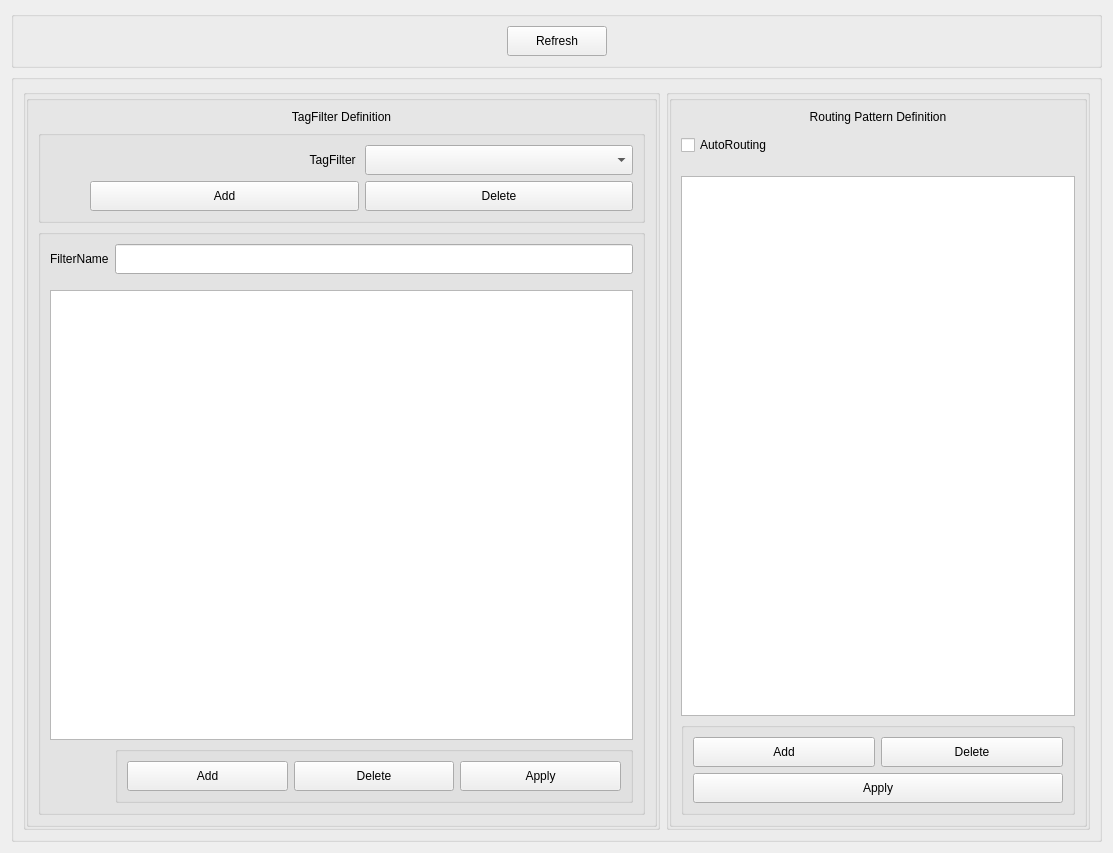
<?xml version="1.0" encoding="UTF-8"?>
<ui version="4.0">
 <class>AutoRouting</class>
 <widget class="QWidget" name="AutoRouting">
  <property name="geometry">
   <rect>
    <x>0</x>
    <y>0</y>
    <width>1113</width>
    <height>853</height>
   </rect>
  </property>
  <property name="windowTitle">
   <string>Form</string>
  </property>
  <layout class="QVBoxLayout" name="verticalLayout_6">
   <item>
    <widget class="QGroupBox" name="groupBox_9">
     <property name="maximumSize">
      <size>
       <width>16777215</width>
       <height>70</height>
      </size>
     </property>
     <property name="title">
      <string/>
     </property>
     <layout class="QGridLayout" name="gridLayout_4">
      <item row="0" column="1">
       <widget class="QPushButton" name="pBARRefresh">
        <property name="minimumSize">
         <size>
          <width>100</width>
          <height>30</height>
         </size>
        </property>
        <property name="text">
         <string>Refresh</string>
        </property>
       </widget>
      </item>
      <item row="0" column="0">
       <spacer name="horizontalSpacer_2">
        <property name="orientation">
         <enum>Qt::Horizontal</enum>
        </property>
        <property name="sizeHint" stdset="0">
         <size>
          <width>40</width>
          <height>20</height>
         </size>
        </property>
       </spacer>
      </item>
      <item row="0" column="2">
       <spacer name="horizontalSpacer_3">
        <property name="orientation">
         <enum>Qt::Horizontal</enum>
        </property>
        <property name="sizeHint" stdset="0">
         <size>
          <width>40</width>
          <height>20</height>
         </size>
        </property>
       </spacer>
      </item>
     </layout>
    </widget>
   </item>
   <item>
    <widget class="QGroupBox" name="groupBox_10">
     <property name="title">
      <string/>
     </property>
     <layout class="QHBoxLayout" name="horizontalLayout">
      <item>
       <widget class="QGroupBox" name="gARSet1">
        <property name="sizePolicy">
         <sizepolicy hsizetype="Preferred" vsizetype="Preferred">
          <horstretch>3</horstretch>
          <verstretch>0</verstretch>
         </sizepolicy>
        </property>
        <property name="minimumSize">
         <size>
          <width>0</width>
          <height>0</height>
         </size>
        </property>
        <property name="maximumSize">
         <size>
          <width>16777215</width>
          <height>16777215</height>
         </size>
        </property>
        <property name="title">
         <string/>
        </property>
        <layout class="QVBoxLayout" name="verticalLayout">
         <property name="leftMargin">
          <number>0</number>
         </property>
         <property name="topMargin">
          <number>0</number>
         </property>
         <property name="rightMargin">
          <number>0</number>
         </property>
         <property name="bottomMargin">
          <number>0</number>
         </property>
         <item>
          <widget class="QGroupBox" name="groupBox_5">
           <property name="title">
            <string/>
           </property>
           <layout class="QVBoxLayout" name="verticalLayout_5">
            <item>
             <widget class="QLabel" name="label_4">
              <property name="text">
               <string>TagFilter Definition</string>
              </property>
              <property name="alignment">
               <set>Qt::AlignCenter</set>
              </property>
             </widget>
            </item>
            <item>
             <widget class="QGroupBox" name="groupBox_8">
              <property name="title">
               <string/>
              </property>
              <layout class="QGridLayout" name="gridLayout">
               <item row="0" column="1">
                <widget class="QLabel" name="label_2">
                 <property name="text">
                  <string>TagFilter </string>
                 </property>
                 <property name="alignment">
                  <set>Qt::AlignRight|Qt::AlignTrailing|Qt::AlignVCenter</set>
                 </property>
                </widget>
               </item>
               <item row="0" column="2">
                <widget class="QComboBox" name="cbBTagFilter">
                 <property name="minimumSize">
                  <size>
                   <width>0</width>
                   <height>30</height>
                  </size>
                 </property>
                </widget>
               </item>
               <item row="1" column="1">
                <widget class="QPushButton" name="pBAddFilter">
                 <property name="minimumSize">
                  <size>
                   <width>0</width>
                   <height>30</height>
                  </size>
                 </property>
                 <property name="text">
                  <string>Add</string>
                 </property>
                </widget>
               </item>
               <item row="1" column="2">
                <widget class="QPushButton" name="pBDeleteFilter">
                 <property name="minimumSize">
                  <size>
                   <width>0</width>
                   <height>30</height>
                  </size>
                 </property>
                 <property name="text">
                  <string>Delete</string>
                 </property>
                </widget>
               </item>
               <item row="0" column="0">
                <spacer name="horizontalSpacer">
                 <property name="orientation">
                  <enum>Qt::Horizontal</enum>
                 </property>
                 <property name="sizeType">
                  <enum>QSizePolicy::Preferred</enum>
                 </property>
                 <property name="sizeHint" stdset="0">
                  <size>
                   <width>40</width>
                   <height>20</height>
                  </size>
                 </property>
                </spacer>
               </item>
              </layout>
             </widget>
            </item>
            <item>
             <widget class="QGroupBox" name="gTagFilterList">
              <property name="title">
               <string/>
              </property>
              <layout class="QGridLayout" name="LayoutTagFilter">
               <item row="3" column="1" colspan="2">
                <widget class="QTableView" name="tbVFilterList"/>
               </item>
               <item row="0" column="1">
                <widget class="QLabel" name="label_3">
                 <property name="text">
                  <string>FilterName</string>
                 </property>
                </widget>
               </item>
               <item row="0" column="2">
                <widget class="QLineEdit" name="lEFilterName">
                 <property name="minimumSize">
                  <size>
                   <width>0</width>
                   <height>30</height>
                  </size>
                 </property>
                </widget>
               </item>
               <item row="5" column="2">
                <widget class="QGroupBox" name="groupBox_6">
                 <property name="title">
                  <string/>
                 </property>
                 <layout class="QHBoxLayout" name="horizontalLayout_2">
                  <item>
                   <widget class="QPushButton" name="pBAddEntry">
                    <property name="minimumSize">
                     <size>
                      <width>0</width>
                      <height>30</height>
                     </size>
                    </property>
                    <property name="text">
                     <string>Add</string>
                    </property>
                   </widget>
                  </item>
                  <item>
                   <widget class="QPushButton" name="pBDeleteEntry">
                    <property name="minimumSize">
                     <size>
                      <width>0</width>
                      <height>30</height>
                     </size>
                    </property>
                    <property name="text">
                     <string>Delete</string>
                    </property>
                   </widget>
                  </item>
                  <item>
                   <widget class="QPushButton" name="pBApplyEntry">
                    <property name="minimumSize">
                     <size>
                      <width>0</width>
                      <height>30</height>
                     </size>
                    </property>
                    <property name="text">
                     <string>Apply</string>
                    </property>
                   </widget>
                  </item>
                 </layout>
                </widget>
               </item>
               <item row="1" column="2">
                <spacer name="verticalSpacer">
                 <property name="orientation">
                  <enum>Qt::Vertical</enum>
                 </property>
                 <property name="sizeType">
                  <enum>QSizePolicy::Minimum</enum>
                 </property>
                 <property name="sizeHint" stdset="0">
                  <size>
                   <width>20</width>
                   <height>10</height>
                  </size>
                 </property>
                </spacer>
               </item>
              </layout>
             </widget>
            </item>
           </layout>
          </widget>
         </item>
        </layout>
       </widget>
      </item>
      <item>
       <widget class="QGroupBox" name="gARSet2">
        <property name="sizePolicy">
         <sizepolicy hsizetype="Expanding" vsizetype="Preferred">
          <horstretch>2</horstretch>
          <verstretch>0</verstretch>
         </sizepolicy>
        </property>
        <property name="minimumSize">
         <size>
          <width>0</width>
          <height>0</height>
         </size>
        </property>
        <property name="maximumSize">
         <size>
          <width>16777215</width>
          <height>16777215</height>
         </size>
        </property>
        <property name="title">
         <string/>
        </property>
        <layout class="QVBoxLayout" name="lyRemoteAEs">
         <property name="leftMargin">
          <number>0</number>
         </property>
         <property name="topMargin">
          <number>0</number>
         </property>
         <property name="rightMargin">
          <number>0</number>
         </property>
         <property name="bottomMargin">
          <number>0</number>
         </property>
         <item>
          <widget class="QGroupBox" name="gARList">
           <property name="title">
            <string/>
           </property>
           <layout class="QVBoxLayout" name="LayoutARList">
            <item>
             <widget class="QLabel" name="label">
              <property name="text">
               <string>Routing Pattern Definition</string>
              </property>
              <property name="alignment">
               <set>Qt::AlignCenter</set>
              </property>
             </widget>
            </item>
            <item>
             <widget class="QCheckBox" name="chBAutoRouting">
              <property name="minimumSize">
               <size>
                <width>0</width>
                <height>30</height>
               </size>
              </property>
              <property name="text">
               <string>AutoRouting</string>
              </property>
             </widget>
            </item>
            <item>
             <spacer name="verticalSpacer_2">
              <property name="orientation">
               <enum>Qt::Vertical</enum>
              </property>
              <property name="sizeType">
               <enum>QSizePolicy::Minimum</enum>
              </property>
              <property name="sizeHint" stdset="0">
               <size>
                <width>20</width>
                <height>10</height>
               </size>
              </property>
             </spacer>
            </item>
            <item>
             <widget class="QTableView" name="tbVAutoRoutingList"/>
            </item>
            <item>
             <widget class="QGroupBox" name="groupBox_7">
              <property name="title">
               <string/>
              </property>
              <layout class="QGridLayout" name="gridLayout_3">
               <item row="0" column="0">
                <widget class="QPushButton" name="pBAddRoutingAE">
                 <property name="minimumSize">
                  <size>
                   <width>0</width>
                   <height>30</height>
                  </size>
                 </property>
                 <property name="text">
                  <string>Add</string>
                 </property>
                </widget>
               </item>
               <item row="0" column="1">
                <widget class="QPushButton" name="pBDeleteRoutingAE">
                 <property name="minimumSize">
                  <size>
                   <width>0</width>
                   <height>30</height>
                  </size>
                 </property>
                 <property name="text">
                  <string>Delete</string>
                 </property>
                </widget>
               </item>
               <item row="1" column="0" colspan="2">
                <widget class="QPushButton" name="pBARApply">
                 <property name="minimumSize">
                  <size>
                   <width>0</width>
                   <height>30</height>
                  </size>
                 </property>
                 <property name="text">
                  <string>Apply</string>
                 </property>
                </widget>
               </item>
              </layout>
             </widget>
            </item>
           </layout>
          </widget>
         </item>
        </layout>
       </widget>
      </item>
     </layout>
    </widget>
   </item>
  </layout>
 </widget>
 <resources/>
 <connections>
  <connection>
   <sender>pBARApply</sender>
   <signal>clicked()</signal>
   <receiver>AutoRouting</receiver>
   <slot>onARPatApply()</slot>
   <hints>
    <hint type="sourcelabel">
     <x>996</x>
     <y>808</y>
    </hint>
    <hint type="destinationlabel">
     <x>340</x>
     <y>0</y>
    </hint>
   </hints>
  </connection>
  <connection>
   <sender>pBAddFilter</sender>
   <signal>clicked()</signal>
   <receiver>AutoRouting</receiver>
   <slot>onAddFilter()</slot>
   <hints>
    <hint type="sourcelabel">
     <x>436</x>
     <y>185</y>
    </hint>
    <hint type="destinationlabel">
     <x>283</x>
     <y>0</y>
    </hint>
   </hints>
  </connection>
  <connection>
   <sender>pBDeleteFilter</sender>
   <signal>clicked()</signal>
   <receiver>AutoRouting</receiver>
   <slot>onDeleteFilter()</slot>
   <hints>
    <hint type="sourcelabel">
     <x>635</x>
     <y>185</y>
    </hint>
    <hint type="destinationlabel">
     <x>401</x>
     <y>0</y>
    </hint>
   </hints>
  </connection>
  <connection>
   <sender>pBAddEntry</sender>
   <signal>clicked()</signal>
   <receiver>AutoRouting</receiver>
   <slot>onAddFilterEntry()</slot>
   <hints>
    <hint type="sourcelabel">
     <x>266</x>
     <y>797</y>
    </hint>
    <hint type="destinationlabel">
     <x>202</x>
     <y>1</y>
    </hint>
   </hints>
  </connection>
  <connection>
   <sender>pBDeleteEntry</sender>
   <signal>clicked()</signal>
   <receiver>AutoRouting</receiver>
   <slot>onDeleteFilterEntry()</slot>
   <hints>
    <hint type="sourcelabel">
     <x>423</x>
     <y>797</y>
    </hint>
    <hint type="destinationlabel">
     <x>59</x>
     <y>0</y>
    </hint>
   </hints>
  </connection>
  <connection>
   <sender>cbBTagFilter</sender>
   <signal>currentIndexChanged(int)</signal>
   <receiver>AutoRouting</receiver>
   <slot>onTagFilterChanged(int)</slot>
   <hints>
    <hint type="sourcelabel">
     <x>635</x>
     <y>149</y>
    </hint>
    <hint type="destinationlabel">
     <x>516</x>
     <y>0</y>
    </hint>
   </hints>
  </connection>
  <connection>
   <sender>lEFilterName</sender>
   <signal>textChanged(QString)</signal>
   <receiver>AutoRouting</receiver>
   <slot>onFilterNameChanged(QString)</slot>
   <hints>
    <hint type="sourcelabel">
     <x>444</x>
     <y>243</y>
    </hint>
    <hint type="destinationlabel">
     <x>159</x>
     <y>0</y>
    </hint>
   </hints>
  </connection>
  <connection>
   <sender>pBAddRoutingAE</sender>
   <signal>clicked()</signal>
   <receiver>AutoRouting</receiver>
   <slot>onAddRoutingAE()</slot>
   <hints>
    <hint type="sourcelabel">
     <x>876</x>
     <y>772</y>
    </hint>
    <hint type="destinationlabel">
     <x>640</x>
     <y>0</y>
    </hint>
   </hints>
  </connection>
  <connection>
   <sender>pBDeleteRoutingAE</sender>
   <signal>clicked()</signal>
   <receiver>AutoRouting</receiver>
   <slot>onDeleteRoutingAE()</slot>
   <hints>
    <hint type="sourcelabel">
     <x>1068</x>
     <y>772</y>
    </hint>
    <hint type="destinationlabel">
     <x>712</x>
     <y>47</y>
    </hint>
   </hints>
  </connection>
  <connection>
   <sender>chBAutoRouting</sender>
   <signal>clicked()</signal>
   <receiver>AutoRouting</receiver>
   <slot>onCheckAutoRouting()</slot>
   <hints>
    <hint type="sourcelabel">
     <x>1079</x>
     <y>138</y>
    </hint>
    <hint type="destinationlabel">
     <x>792</x>
     <y>39</y>
    </hint>
   </hints>
  </connection>
  <connection>
   <sender>pBApplyEntry</sender>
   <signal>clicked()</signal>
   <receiver>AutoRouting</receiver>
   <slot>onApplyFilterEntry()</slot>
   <hints>
    <hint type="sourcelabel">
     <x>579</x>
     <y>797</y>
    </hint>
    <hint type="destinationlabel">
     <x>374</x>
     <y>0</y>
    </hint>
   </hints>
  </connection>
  <connection>
   <sender>pBARRefresh</sender>
   <signal>clicked()</signal>
   <receiver>AutoRouting</receiver>
   <slot>onRefresh()</slot>
   <hints>
    <hint type="sourcelabel">
     <x>606</x>
     <y>49</y>
    </hint>
    <hint type="destinationlabel">
     <x>857</x>
     <y>-14</y>
    </hint>
   </hints>
  </connection>
 </connections>
 <slots>
  <slot>onARPatApply()</slot>
  <slot>onAddFilter()</slot>
  <slot>onDeleteFilter()</slot>
  <slot>onAddFilterEntry()</slot>
  <slot>onDeleteFilterEntry()</slot>
  <slot>onTagFilterChanged(int)</slot>
  <slot>onFilterNameChanged(QString)</slot>
  <slot>onAddRoutingAE()</slot>
  <slot>onDeleteRoutingAE()</slot>
  <slot>onCheckAutoRouting()</slot>
  <slot>onApplyFilterEntry()</slot>
  <slot>onRefresh()</slot>
  <slot>onAddTag()</slot>
 </slots>
</ui>
